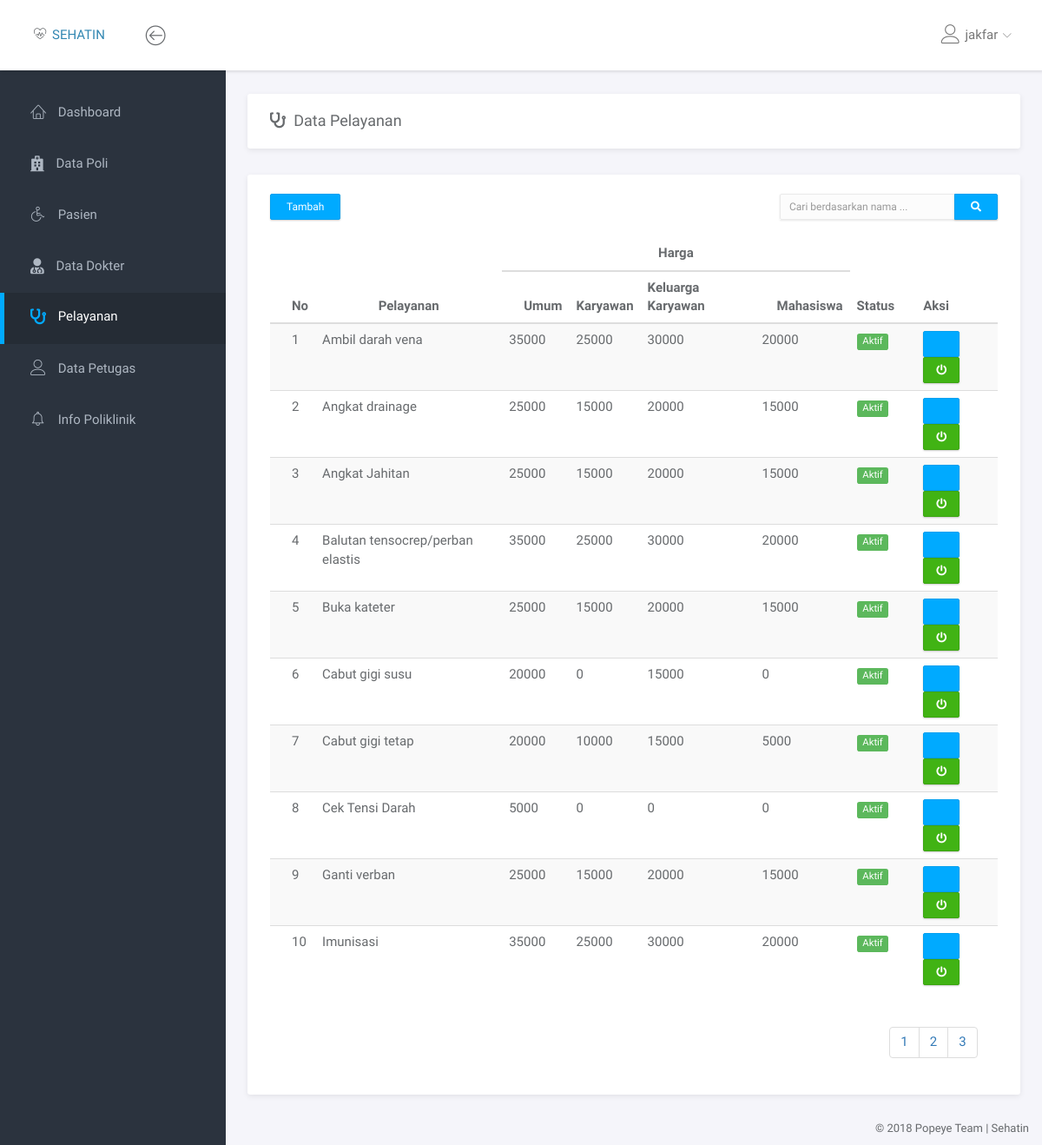
The app's page /pelayanan/data_pelayanan.php (signed in) with its own data.
### tables this page shows
CREATE TABLE `pelayanan` (
  `id_pelayanan` tinyint(3) NOT NULL,
  `pelayanan` varchar(50) NOT NULL,
  `harga_umum` int(7) NOT NULL,
  `harga_karyawan` int(7) NOT NULL,
  `harga_kel_karyawan` int(7) NOT NULL,
  `harga_mahasiswa` int(7) NOT NULL,
  `status` enum('Aktif','Non Aktif') NOT NULL
);

### pelayanan/data_pelayanan.php (the view, shortened to what this page needs)
<!doctype html>
<html lang="en">
<head>
	<link rel="stylesheet" href="../assets/vendor/bootstrap/css/bootstrap.min.css">
	<link rel="stylesheet" href="../assets/vendor/font-awesome/css/font-awesome.min.css">
	<link rel="stylesheet" href="../assets/vendor/linearicons/style.css">
	<link rel="stylesheet" href="../assets/vendor/chartist/css/chartist-custom.css">
	<link rel="stylesheet" href="../assets/css/main.css">
</head>
<body>
	<div id="wrapper">
		<?php
			include '../dashboard/navbar.php';
			include '../dashboard/left_sidebar.php';
		 ?>
		<div class="main">
			<div class="main-content">
				<div class="container-fluid">
					<div class="panel">
						<div class="panel-heading">
							<h3 class="panel-title"><i class="fa fa-stethoscope"></i>&ensp;Data Pelayanan</h3>
							<div class="col-md-2 col-md-offset-10">
							</div>
						</div>
					</div>
					<div class="row">
						<div class="col-md-12">
							<div class="panel">
								<br>
								<div class="row">
									<div class="col-md-2">
										<?php if ($_SESSION['level'] == "Admin"): ?>
											<a href="tambah_pelayanan.php"><button type="button" class="btn btn-primary btn-sm" style="margin-left: 25px; margin-bottom: 10px;">Tambah</button></a>
										<?php endif; ?>
									</div>
									 <div class="col-md-6"></div>
									<div class="col-md-4">
										<form action="" method="POST">
											<div class="input-group" style="margin-right: 25px;">
												<input type="text" name="cari" class="form-control input-sm" placeholder="Cari berdasarkan nama ...">
												<span class="input-group-btn"><button type="submit" name="btn_cari" class="btn btn-primary btn-sm"><i class="fa fa-search"></i></button></span>
											</div>
										</form>
									</div>
								</div>
								<div class="panel-body">
									<div class="table-responsive">
										<table class="table table-striped table-hover">
											<thead>
												<tr>
													<th rowspan="2" >No</th>
													<th rowspan="2" style="text-align:center;">Pelayanan</th>
													<th colspan="4" style="text-align:center;">Harga</th>
	                        <th rowspan="2">Status</th>
													<?php if ($_SESSION['level'] == "Admin"): ?>
														<th rowspan="2">Aksi</th>
													<?php endif; ?>
	                          <tr>
	                          <th>Umum</th>
	                          <th>Karyawan</th>
	                          <th>Keluarga Karyawan</th>
	                          <th>Mahasiswa</th>
	                        </tr>
												</tr>
											</thead>
											<tbody>
												<?php
													if (isset($_POST['btn_cari'])) {
														$query = "SELECT * FROM pelayanan WHERE pelayanan LIKE '%$_POST[cari]%' ORDER BY pelayanan ASC";
														$no = 1;
													}
													else{
														$halaman = 10;
														$page = isset($_GET['halaman']) ? (int)$_GET['halaman'] : 1;
														$mulai = ($page > 1) ? ($page * $halaman) - $halaman : 0;
														$jml = "SELECT COUNT(*) AS jml_pelayanan FROM pelayanan";
														$r = mysqli_query($con, $jml);
														$query = "SELECT * FROM pelayanan ORDER BY pelayanan ASC LIMIT $mulai, $halaman";
														$jml_pelayanan = mysqli_fetch_assoc($r);
														$pages = ceil($jml_pelayanan['jml_pelayanan']/$halaman);
														$no = $mulai + 1;
													}
													$result = mysqli_query($con, $query);
													foreach ($result as $val) {
														$title = $val['status'] == 'Aktif' ? 'Non Aktifkan' : 'Aktifkan';
														$btnclass = $val['status'] == 'Aktif' ? 'btn-success' : 'btn-danger';
														$label = $val['status'] == 'Aktif' ? 'label label-success' : 'label label-danger';
														$edit = "";
														if ($_SESSION['level'] == "Admin") {
															$edit = "<td><a href='edit_pelayanan.php?id_pelayanan=$val[id_pelayanan]' class='btn btn-primary btn-xs' title='Edit'><i class='fa fa-pencil'></i></a> <a onclick = 'return konfirm()' href='status_pelayanan.php?id_pelayanan=$val[id_pelayanan]&status=$val[status]' class='btn $btnclass btn-xs' title='$title'><i class='fa fa-power-off'></i></a></td>";
														}
														echo "<tr>
																<td>$no</td>
																<td>$val[pelayanan]</td>
																<td>$val[harga_umum]</td>
																<td>$val[harga_karyawan]</td>
																<td>$val[harga_kel_karyawan]</td>
																<td>$val[harga_mahasiswa]</td>
																<td><span class='$label'>$val[status]</span></td>
																$edit
															  </tr>
														";
														$no++;
													}
														?>
											</tbody>
										</table>
									</div>
									<?php if (!isset($_POST['btn_cari'])): ?>
										<div class="col-md-2 col-md-offset-10">
											<ul class="pagination">
												<?php for ($i=1; $i <= $pages; $i++) { ?>
													<li><a href="?halaman=<?php echo $i; ?> " class="<?php echo $i==$_GET['halaman'] ? 'active' : '' ?>"> <?php echo $i; ?></a></li>
													<?php
												} ?>
											</ul>
										</div>
									<?php endif ?>
								</div>
							</div>
						</div>
					</div>
				</div>
			</div>
		</div>
		<?php include '../dashboard/footer.php'; ?>
	</div>
</body>
</html>

### assets/css/main.css (style rules this page uses)
html { position: relative; min-height: 100%; }
body { background-color: #F3F5F8; font-family: "Source Sans Pro", sans-serif; font-size: 15px; color: #676a6d; }
a { color: #3287B2; }
th { font-weight: 600; }
#wrapper .main { -webkit-transition: all 0.3s ease-in-out; -moz-transition: all 0.3s ease-in-out; -ms-transition: all 0.3s ease-in-out; -o-transition: all 0.3s ease-in-out; transition: all 0.3s ease-in-out; width: calc(100% - 260px); left: 0; position: relative; float: right; background-color: #f5f5fa; }
#wrapper #sidebar-nav, #wrapper .main { padding-top: 80px; }
.main-content { padding: 28px 10px; }
.form-control { -moz-box-shadow: 0px 1px 2px 0 rgba(0, 0, 0, 0.1); -webkit-box-shadow: 0px 1px 2px 0 rgba(0, 0, 0, 0.1); box-shadow: 0px 1px 2px 0 rgba(0, 0, 0, 0.1); -webkit-border-radius: 2px; -moz-border-radius: 2px; border-radius: 2px; border-color: #eaeaea; background-color: #fcfcfc; }
.input-group { -moz-box-shadow: 0px 1px 2px 0 rgba(0, 0, 0, 0.1); -webkit-box-shadow: 0px 1px 2px 0 rgba(0, 0, 0, 0.1); box-shadow: 0px 1px 2px 0 rgba(0, 0, 0, 0.1); }
.input-group .form-control, .input-group-addon, .input-group-btn { -moz-box-shadow: none; -webkit-box-shadow: none; box-shadow: none; }
.btn { -webkit-border-radius: 2px; -moz-border-radius: 2px; border-radius: 2px; -moz-box-shadow: 0px 1px 2px 0 rgba(0, 0, 0, 0.2); -webkit-box-shadow: 0px 1px 2px 0 rgba(0, 0, 0, 0.2); box-shadow: 0px 1px 2px 0 rgba(0, 0, 0, 0.2); padding: 6px 22px; }
.btn-group-sm > .btn, .btn-sm { padding: 5px 18px; }
.btn-group-xs > .btn, .btn-xs { padding: 5px 14px; }
.btn-primary { background-color: #00AAFF; border-color: #00a0f0; }
.btn-success { background-color: #41B314; border-color: #3ca512; }
.panel { -webkit-border-radius: 3px; -moz-border-radius: 3px; border-radius: 3px; -moz-box-shadow: 0 2px 6px rgba(0, 0, 0, 0.08); -webkit-box-shadow: 0 2px 6px rgba(0, 0, 0, 0.08); box-shadow: 0 2px 6px rgba(0, 0, 0, 0.08); background-color: #fff; margin-bottom: 30px; }
.panel .panel-heading, .panel .panel-body, .panel .panel-footer { padding-left: 25px; padding-right: 25px; }
.panel .panel-heading { padding-top: 20px; padding-bottom: 20px; position: relative; }
.panel .panel-heading .panel-title { margin: 0; font-size: 18px; font-weight: 300; }
.panel .panel-body { padding-top: 10px; padding-bottom: 15px; }
.panel .table > thead > tr > td:first-child, .panel .table > thead > tr > th:first-child, .panel .table > tbody > tr > td:first-child, .panel .table > tbody > tr > th:first-child, .panel .table > tfoot > tr > td:first-child, .panel .table > tfoot > tr > th:first-child { padding-left: 25px; }
.panel .table > thead > tr > td:last-child, .panel .table > thead > tr > th:last-child, .panel .table > tbody > tr > td:last-child, .panel .table > tbody > tr > th:last-child, .panel .table > tfoot > tr > td:last-child, .panel .table > tfoot > tr > th:last-child { padding-left: 25px; }
.label { font-weight: normal; }

### records on screen
pelayanan: pelayanan "Ambil darah vena", harga_umum "35000", harga_karyawan "25000", harga_kel_karyawan "30000", harga_mahasiswa "20000", status "Aktif"
pelayanan: pelayanan "Angkat drainage", harga_umum "25000", harga_karyawan "15000", harga_kel_karyawan "20000", harga_mahasiswa "15000", status "Aktif"
pelayanan: pelayanan "Angkat Jahitan", harga_umum "25000", harga_karyawan "15000", harga_kel_karyawan "20000", harga_mahasiswa "15000", status "Aktif"
pelayanan: pelayanan "Balutan tensocrep/perban elastis", harga_umum "35000", harga_karyawan "25000", harga_kel_karyawan "30000", harga_mahasiswa "20000", status "Aktif"
pelayanan: pelayanan "Buka kateter", harga_umum "25000", harga_karyawan "15000", harga_kel_karyawan "20000", harga_mahasiswa "15000", status "Aktif"
pelayanan: pelayanan "Cabut gigi susu", harga_umum "20000", harga_karyawan "0", harga_kel_karyawan "15000", harga_mahasiswa "0", status "Aktif"
pelayanan: pelayanan "Cabut gigi tetap", harga_umum "20000", harga_karyawan "10000", harga_kel_karyawan "15000", harga_mahasiswa "5000", status "Aktif"
pelayanan: pelayanan "Cek Tensi Darah", harga_umum "5000", harga_karyawan "0", harga_kel_karyawan "0", harga_mahasiswa "0", status "Aktif"
pelayanan: pelayanan "Ganti verban", harga_umum "25000", harga_karyawan "15000", harga_kel_karyawan "20000", harga_mahasiswa "15000", status "Aktif"
pelayanan: pelayanan "Imunisasi", harga_umum "35000", harga_karyawan "25000", harga_kel_karyawan "30000", harga_mahasiswa "20000", status "Aktif"

### other values on screen
$_SESSION['username'] "jakfar"
